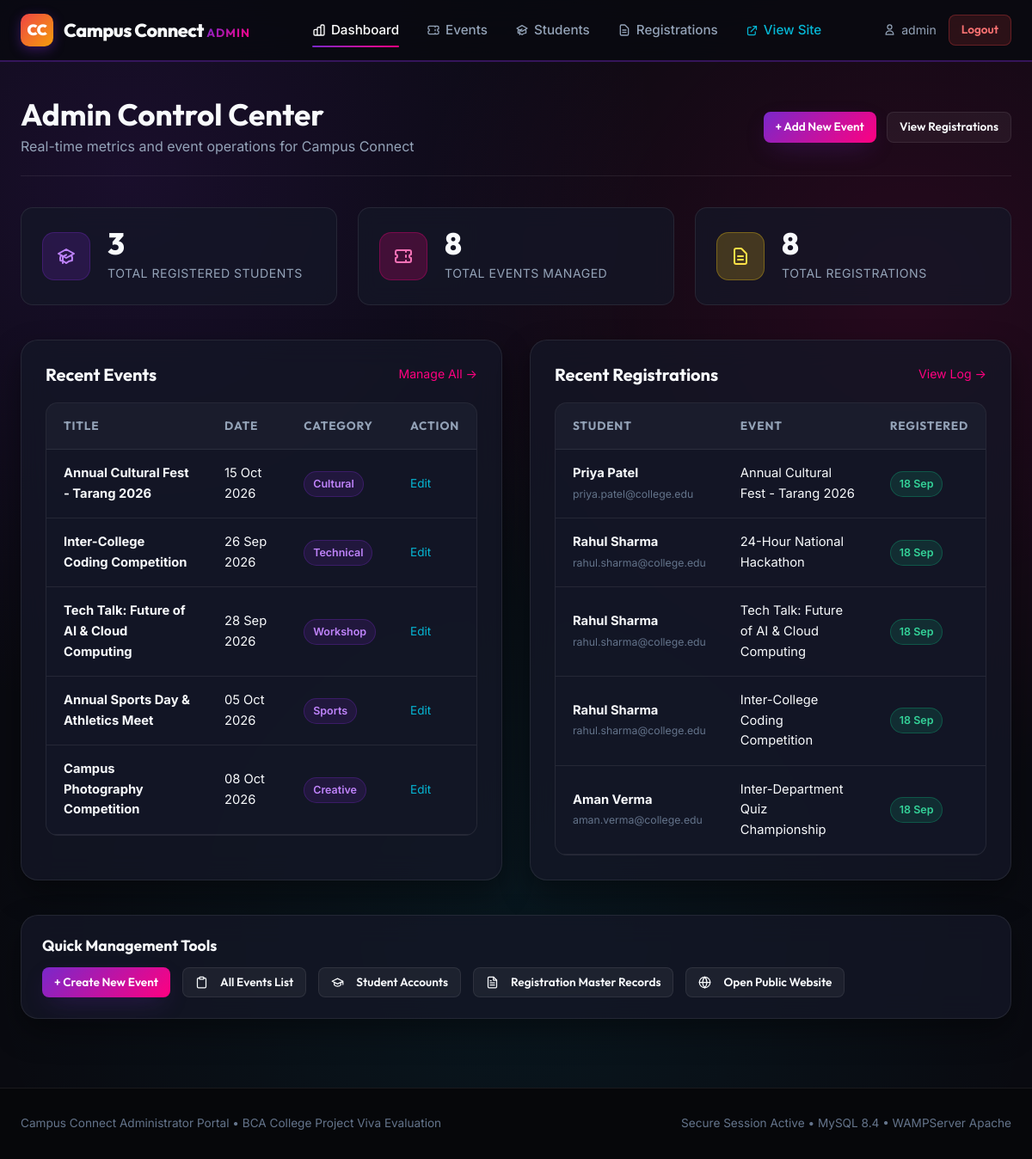
Page /admin/dashboard.php (signed in) on the committed database.
### tables this page shows
CREATE TABLE `events` (
    `id` INT AUTO_INCREMENT PRIMARY KEY,
    `title` VARCHAR(200) NOT NULL,
    `description` TEXT,
    `event_date` DATE NOT NULL,
    `event_time` TIME NOT NULL,
    `location` VARCHAR(200),
    `category` VARCHAR(100),
    `image` VARCHAR(255),
    `created_at` TIMESTAMP DEFAULT CURRENT_TIMESTAMP
);

CREATE TABLE `registrations` (
    `id` INT AUTO_INCREMENT PRIMARY KEY,
    `user_id` INT NOT NULL,
    `event_id` INT NOT NULL,
    `registration_date` TIMESTAMP DEFAULT CURRENT_TIMESTAMP,
    `status` VARCHAR(50) DEFAULT 'Registered',

    FOREIGN KEY (`user_id`)
        REFERENCES `users`(`id`)
        ON DELETE CASCADE,

    FOREIGN KEY (`event_id`)
        REFERENCES `events`(`id`)
        ON DELETE CASCADE,

    UNIQUE KEY `unique_registration` (`user_id`, `event_id`)
);

CREATE TABLE `users` (
    `id` INT AUTO_INCREMENT PRIMARY KEY,
    `name` VARCHAR(100) NOT NULL,
    `email` VARCHAR(150) NOT NULL UNIQUE,
    `password` VARCHAR(255) NOT NULL,
    `phone` VARCHAR(20),
    `course` VARCHAR(100),
    `semester` VARCHAR(50),
    `created_at` TIMESTAMP DEFAULT CURRENT_TIMESTAMP
);

### admin/dashboard.php (the view, shortened to what this page needs)
<?php
require_once "../config/database.php";
$total_students = 0;
$total_events = 0;
$total_registrations = 0;
$r = $conn->query("SELECT COUNT(*) AS total FROM users");
if ($r) { $total_students = $r->fetch_assoc()['total']; }
$r = $conn->query("SELECT COUNT(*) AS total FROM events");
if ($r) { $total_events = $r->fetch_assoc()['total']; }
$r = $conn->query("SELECT COUNT(*) AS total FROM registrations");
if ($r) { $total_registrations = $r->fetch_assoc()['total']; }
$recent_events = [];
$res_events = $conn->query("SELECT id, title, category, event_date, event_time, location FROM events ORDER BY created_at DESC LIMIT 5");
if ($res_events) {
    while ($row = $res_events->fetch_assoc()) {
        $recent_events[] = $row;
    }
}
$recent_registrations = [];
$reg_query = "
    SELECT r.id AS reg_id, r.registration_date, r.status,
           u.name AS student_name, u.email AS student_email,
           e.title AS event_title, e.event_date
    FROM registrations r
    INNER JOIN users u ON r.user_id = u.id
    INNER JOIN events e ON r.event_id = e.id
    ORDER BY r.registration_date DESC
    LIMIT 5
";
$res_reg = $conn->query($reg_query);
if ($res_reg) {
    while ($row = $res_reg->fetch_assoc()) {
        $recent_registrations[] = $row;
    }
}
require_once "header.php";
?>
<section class="dashboard-wrapper">
    <div class="container">
        <div class="dashboard-header">
            <div class="welcome-text">
                <h2>Admin Control Center</h2>
                <p>Real-time metrics and event operations for Campus Connect</p>
            </div>
            <div class="dashboard-nav">
                <a href="add_event.php" class="btn btn-primary btn-sm">
                    + Add New Event
                </a>
                <a href="registrations.php" class="btn btn-outline btn-sm">
                    View Registrations
                </a>
            </div>
        </div>
        <div class="metrics-grid">
            <div class="metric-card">
                <div class="metric-icon purple">
                </div>
                <div class="metric-info">
                    <h3><?php echo number_format($total_students); ?></h3>
                    <p>Total Registered Students</p>
                </div>
            </div>
            <div class="metric-card">
                <div class="metric-icon pink">
                    <svg width="24" height="24" fill="none" stroke="currentColor" viewBox="0 0 24 24"><path stroke-linecap="round" stroke-linejoin="round" stroke-width="2" d="M15 5v2m0 4v2m0 4v2M5 5a2 2 0 00-2 2v3a2 2 0 110 4v3a2 2 0 002 2h14a2 2 0 002-2v-3a2 2 0 110-4V7a2 2 0 00-2-2H5z"/></svg>
                </div>
                <div class="metric-info">
                    <h3><?php echo number_format($total_events); ?></h3>
                    <p>Total Events Managed</p>
                </div>
            </div>
            <div class="metric-card">
                <div class="metric-icon yellow">
                    <svg width="24" height="24" fill="none" stroke="currentColor" viewBox="0 0 24 24"><path stroke-linecap="round" stroke-linejoin="round" stroke-width="2" d="M9 12h6m-6 4h6m2 5H7a2 2 0 01-2-2V5a2 2 0 012-2h5.586a1 1 0 01.707.293l5.414 5.414a1 1 0 01.293.707V19a2 2 0 01-2 2z"/></svg>
                </div>
                <div class="metric-info">
                    <h3><?php echo number_format($total_registrations); ?></h3>
                    <p>Total Registrations</p>
                </div>
            </div>
        </div>
        <div style="display: grid; grid-template-columns: 1fr 1fr; gap: 32px; margin-bottom: 40px;">
            <div class="glass-card" style="padding: 28px;">
                <div style="display: flex; align-items: center; justify-content: space-between; margin-bottom: 20px;">
                    <h3 style="font-size: 1.25rem;">Recent Events</h3>
                    <a href="events.php" style="color: var(--primary-pink); font-size: 0.88rem;">Manage All →</a>
                </div>
                <div class="table-responsive">
                    <table class="data-table">
                        <thead>
                            <tr>
                                <th>Title</th>
                                <th>Date</th>
                                <th>Category</th>
                                <th>Action</th>
                            </tr>
                        </thead>
                        <tbody>
                            <?php if (!empty($recent_events)): ?>
                                <?php foreach ($recent_events as $ev): ?>
                                    <tr>
                                        <td><strong><?php echo htmlspecialchars($ev['title']); ?></strong></td>
                                        <td><?php echo date("d M Y", strtotime($ev['event_date'])); ?></td>
                                        <td><span class="badge badge-info"><?php echo htmlspecialchars($ev['category']); ?></span></td>
                                        <td>
                                            <a href="edit_event.php?id=<?php echo $ev['id']; ?>" style="color: var(--accent-cyan); font-size: 0.85rem;">Edit</a>
                                        </td>
                                    </tr>
                                <?php endforeach; ?>
                            <?php else: ?>
                                <tr><td colspan="4" style="text-align: center; color: var(--text-dim);">No events created yet.</td></tr>
                            <?php endif; ?>
                        </tbody>
                    </table>
                </div>
            </div>
            <div class="glass-card" style="padding: 28px;">
                <div style="display: flex; align-items: center; justify-content: space-between; margin-bottom: 20px;">
                    <h3 style="font-size: 1.25rem;">Recent Registrations</h3>
                    <a href="registrations.php" style="color: var(--primary-pink); font-size: 0.88rem;">View Log →</a>
                </div>
                <div class="table-responsive">
                    <table class="data-table">
                        <thead>
                            <tr>
                                <th>Student</th>
                                <th>Event</th>
                                <th>Registered</th>
                            </tr>
                        </thead>
                        <tbody>
                            <?php if (!empty($recent_registrations)): ?>
                                <?php foreach ($recent_registrations as $reg): ?>
                                    <tr>
                                        <td>
                                            <strong><?php echo htmlspecialchars($reg['student_name']); ?></strong><br>
                                            <small style="color: var(--text-dim);"><?php echo htmlspecialchars($reg['student_email']); ?></small>
                                        </td>
                                        <td><?php echo htmlspecialchars($reg['event_title']); ?></td>
                                        <td><span class="badge badge-success"><?php echo date("d M", strtotime($reg['registration_date'])); ?></span></td>
                                    </tr>
                                <?php endforeach; ?>
                            <?php else: ?>
                                <tr><td colspan="3" style="text-align: center; color: var(--text-dim);">No registrations yet.</td></tr>
                            <?php endif; ?>
                        </tbody>
                    </table>
                </div>
            </div>
        </div>
        <div class="glass-card" style="padding: 24px;">
            <h4 style="font-size: 1.1rem; margin-bottom: 14px;">Quick Management Tools</h4>
            <div style="display: flex; gap: 14px; flex-wrap: wrap;">
                <a href="add_event.php" class="btn btn-primary btn-sm">+ Create New Event</a>
                <a href="events.php" class="btn btn-outline btn-sm">
                    All Events List
                </a>
                <a href="students.php" class="btn btn-outline btn-sm">
                    <svg width="15" height="15" viewBox="0 0 24 24" fill="none" stroke="currentColor" stroke-width="2" stroke-linecap="round" stroke-linejoin="round" style="vertical-align: middle; margin-right: 6px;"><path d="M22 10v6M2 10l10-5 10 5-10 5z"></path><path d="M6 12v5c3 3 9 3 12 0v-5"></path></svg>Student Accounts
                </a>
                <a href="registrations.php" class="btn btn-outline btn-sm">
                    Registration Master Records
                </a>
                <a href="../index.php" target="_blank" class="btn btn-outline btn-sm">
                    Open Public Website
                </a>
            </div>
        </div>
    </div>
</section>
<?php require_once "footer.php"; ?>

### rows in the picture
events: title "Annual Cultural Fest - Tarang 2026", event_date "15 Oct 2026", category "Cultural"
events: title "Inter-College Coding Competition", event_date "26 Sep 2026", category "Technical"
events: title "Tech Talk: Future of AI & Cloud Computing", event_date "28 Sep 2026", category "Workshop"
events: title "Annual Sports Day & Athletics Meet", event_date "05 Oct 2026", category "Sports"
events: title "Campus Photography Competition", event_date "08 Oct 2026", category "Creative"
registrations: user.name "Priya Patel", user.email "priya.patel@college.edu", event.title "Annual Cultural Fest - Tarang 2026", registration_date "18 Sep"
registrations: user.name "Rahul Sharma", user.email "rahul.sharma@college.edu", event.title "24-Hour National Hackathon", registration_date "18 Sep"
registrations: user.name "Rahul Sharma", user.email "rahul.sharma@college.edu", event.title "Tech Talk: Future of AI & Cloud Computing", registration_date "18 Sep"
registrations: user.name "Rahul Sharma", user.email "rahul.sharma@college.edu", event.title "Inter-College Coding Competition", registration_date "18 Sep"
registrations: user.name "Aman Verma", user.email "aman.verma@college.edu", event.title "Inter-Department Quiz Championship", registration_date "18 Sep"

### other values in the picture
$_SESSION['admin_username'] "admin"
$total_students "3"
$total_events "8"
$total_registrations "8"
